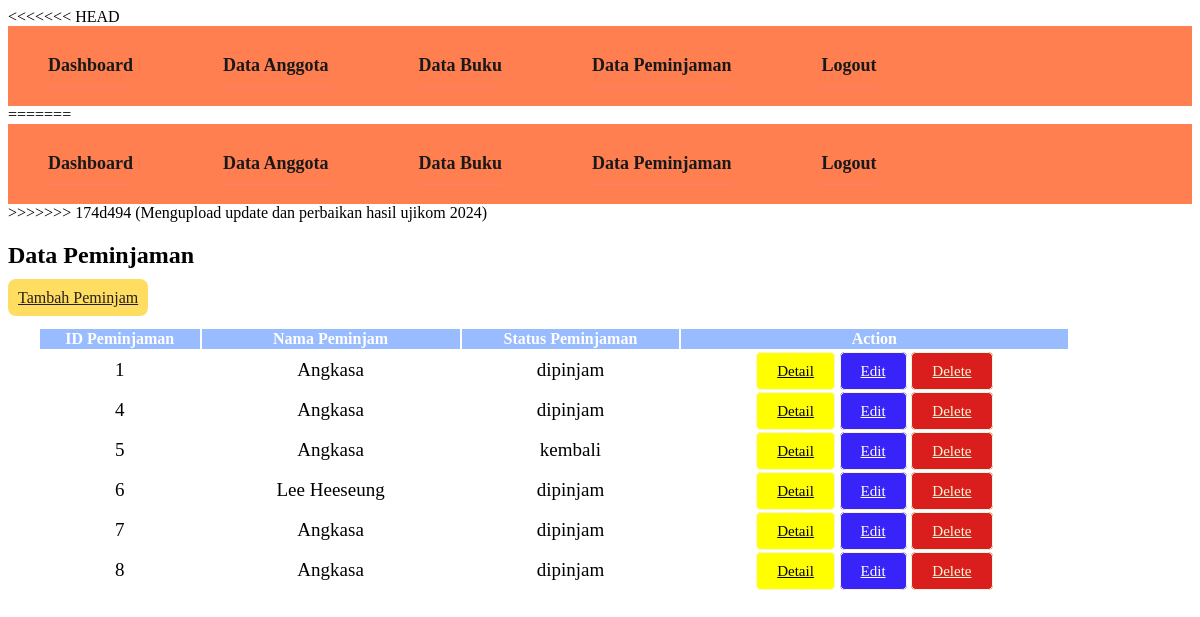
The page /heelibrary_new/ptg/pmj.php on the database its author committed.
### tables this page shows
CREATE TABLE `peminjaman` (
  `IDpinjam` int(11) NOT NULL,
  `IDuser` int(11) NOT NULL,
  `IDbuku` int(11) NOT NULL,
  `nama` varchar(255) NOT NULL,
  `tgl_pinjam` date NOT NULL,
  `tgl_kembali` date NOT NULL,
  `status` enum('dipinjam','kembali') NOT NULL
);

### heelibrary_new/ptg/pmj.php (the view, shortened to what this page needs)
<?php
include 'layout/header.php';
?>
<html>
    <link rel="stylesheet" href="../css/pmj_ptg.css">
   </head>
   <body>
      <div class="container">
        <div class="row" style="margin-top: 1rem;">
            <h2>Data Peminjaman</h2>
            <a href="data/tambah_pmj.php" class = "btn btn-success my-3">Tambah Peminjam</a>
            <div class="col">
                <table>
                    <thead class ="table table-success">
                        <tr>
                            <th scope="col">ID Peminjaman</th>
                            <th scope="col">Nama Peminjam</th>
                            <th scope="col">Status Peminjaman</th>
                            <th scope="col">Action</th>
                        </tr>
                    </thead>
                        <?php
                        include '../koneksi/koneksi.php';
                        $data = mysqli_query($koneksi, "SELECT * FROM peminjaman");
                        while ($d = mysqli_fetch_array($data)) {
                        ?>
                        <tbody>
                            <tr>
                                <td scope="row"><?php echo $d['IDpinjam'];?></td>
                                <td><?php echo $d['nama'];?></td>
                                <td><?php echo $d['status'];?></td>
                                <td>
                                    <a href="data/detail_pmj.php?idp=<?php echo $d['IDpinjam'];?>" class="btn btn-warning">Detail</a>
                                    <a href="data/edit_pmj.php?idp=<?php echo $d['IDpinjam'];?>" class="btn btn-primary">Edit</a>
                                    <a href="data/del_pmj.php?idp=<?php echo $d['IDpinjam'];?>" class="btn btn-danger">Delete</a>
                                </td>
                            </tr>
                        </tbody>
                        <?php
                              }
                        ?>
                </table>
            </div>
        </div>
      </div>
   </body>
</html>

### heelibrary_new/css/pmj_ptg.css (style rules this page uses)
.btn { margin-top: 50px; margin-bottom: 20px; border-radius: 8px; background-color: rgb(255, 221, 96); color: rgb(40, 32, 32) ; padding: 10px; }
table { margin-top: 20px; margin-left: 30px; justify-items: center; align-items: center; }
thead { background-color: rgb(152, 188, 255); margin-top: 45px; color: rgb(255, 255, 255); }

### heelibrary_new/ptg/layout/header.php (style rules this page uses)
html { margin: 0; padding: 0; box-sizing: border-box; box-shadow: 20px white; }

### rows shown on the page
peminjaman: IDpinjam "1", nama "Angkasa", status "dipinjam"
peminjaman: IDpinjam "4", nama "Angkasa", status "dipinjam"
peminjaman: IDpinjam "5", nama "Angkasa", status "kembali"
peminjaman: IDpinjam "6", nama "Lee Heeseung", status "dipinjam"
peminjaman: IDpinjam "7", nama "Angkasa", status "dipinjam"
peminjaman: IDpinjam "8", nama "Angkasa", status "dipinjam"
